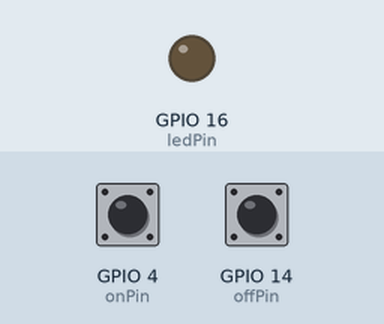
Recording of a sketch running on a simulated ESP32. Shown: output pins drawn as LEDs (lit = HIGH). The inputs (shaded band) are chosen by the test bench; at power-on: GPIO 4 (onPin) HIGH, GPIO 14 (offPin) HIGH.

Above: at 2.2 s.
2.3 s: GPIO 4 (onPin) pulled LOW for 0.6 s
At 3.7 s:
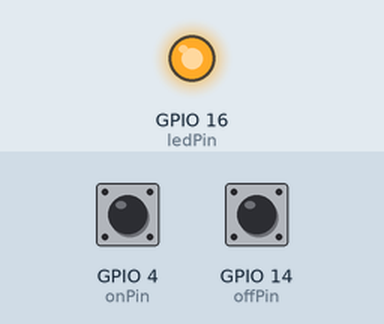
4.4 s: GPIO 14 (offPin) pulled LOW for 0.6 s
At 5.3 s:
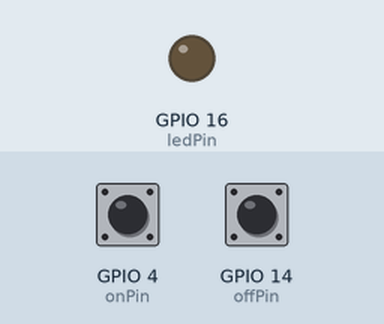
6.5 s: GPIO 4 (onPin) pulled LOW for 1 s
At 6.8 s:
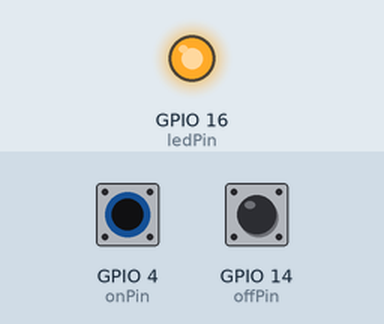
Timing chart, 0 to 9.5 s (numbered marks = the images above; inputs shaded):
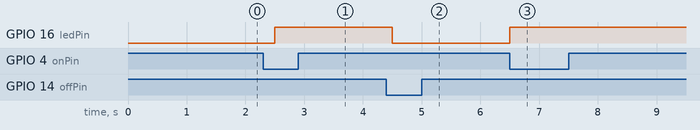

Measured:
- after the input at 2.3 s, GPIO 16 (ledPin): LOW → HIGH after 0.20 s
- after the input at 4.4 s, GPIO 16 (ledPin): HIGH → LOW after 0.10 s
- after the input at 6.5 s, GPIO 16 (ledPin): LOW → HIGH at once

The sketch:

Touch.ino
```cpp
// set pin numbers
const int onPin = 4;
const int offPin = 14;

const int ledPin = 16;


// change with your threshold value
const int threshold = 20;
// variable for storing the touch pin value
int ledInt;

int onValue;
int offValue;

void setup(){
  Serial.begin(115200);
  delay(1000); // give me time to bring up serial monitor
  // initialize the LED pin as an output:
  pinMode (ledPin, OUTPUT);
}

void loop(){
  // read the state of the pushbutton value:
  onValue = touchRead(onPin);
  offValue = touchRead(offPin);

  if (offValue < threshold) {
    ledInt = 0;
  }
  if(onValue < threshold){
    // turn LED on
    ledInt = 1;
  }

  if (ledInt == 1){
    digitalWrite(ledPin, HIGH);
  }  else {
    digitalWrite(ledPin, LOW);
  }

  delay(500);
}
```
